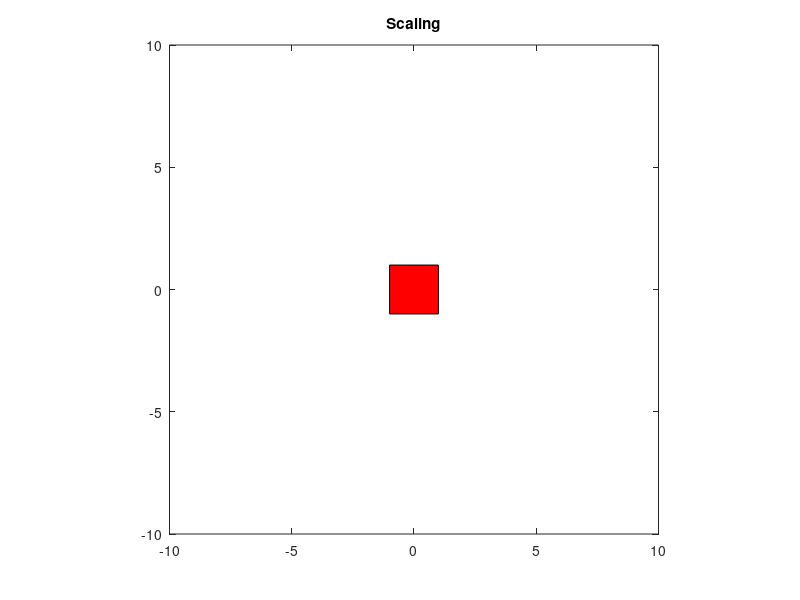

Reproduce this figure in MATLAB. (Note: this script raises an error after producing the figure.)
% Biweekly 2 Question 3
% Authors: Leonard Chan, John Maloney

clc;
clear;

%% Create 2D Shape

hold off;
grid on;
axis([-10, 10, -10, 10]);

x_vertices = [-1, -1, 1, 1];
y_vertices = [-1, 1, 1, -1];

fill(x_vertices, y_vertices,'r');

%% Translation

for t = 0:2*pi/100:2*pi;
    x_translation = cos(t) - 1;
    y_translation = sin(t);
    
    x_vertices_new = x_vertices + x_translation;
    y_vertices_new = y_vertices + y_translation;
    
    fill(x_vertices_new, y_vertices_new,'r');
    axis([-10, 10, -10, 10]);
    axis square;
    
    title('Translating');
    drawnow;
    pause(.05);
end

%% Scaling

for t = 0:pi/100:pi
    scale_factor = sin(t) + 1;
    
    x_vertices_new = scale_factor*x_vertices;
    y_vertices_new = scale_factor*y_vertices;
    
    fill(x_vertices_new, y_vertices_new,'r');
    
    axis([-10, 10, -10, 10]);
    axis square;
    title('Scaling');
    drawnow;
end

%% Rotation
syms theta

center = [0, 0];

rot_matrix = [  cos(theta),-sin(theta); ...
                sin(theta), cos(theta);];
rot = symfun(rot_matrix, theta);
for i = 0:2*pi/100:2*pi
    x_vertices_new = zeros(1,4);
    y_vertices_new = zeros(1,4);
    
    for j = 1:length(x_vertices)
        xy_prime = rot(i)*[x_vertices(j) - center(1); ...
                           y_vertices(j) - center(2)];
        x_vertices_new(j) = xy_prime(1) + center(1);
        y_vertices_new(j) = xy_prime(2) + center(2);
    end
    
    fill(x_vertices_new, y_vertices_new, 'r');
    axis([-10, 10, -10, 10]);
    axis square;
    title('Rotating');
    drawnow;
end
